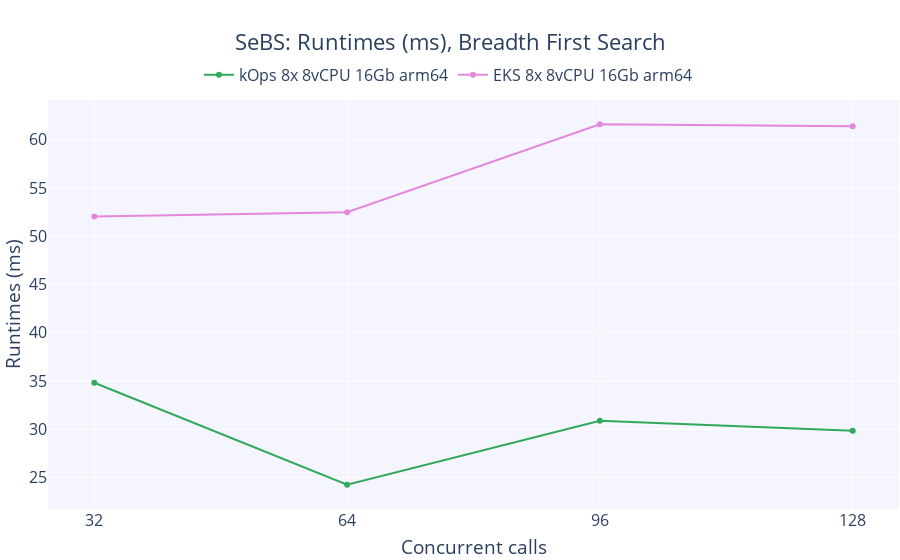

Notebook cell for this chart:
### Code cell
fig = go.Figure()

# Add figure title
fig.update_layout(
    legend=dict(
        orientation="h",
        yanchor="bottom",
        y=1.02,
        xanchor="center",
        x=0.47
    ),
    margin=dict(
        # t=1,
        b=1,
        l=1,
        r=1,
        autoexpand=True
    ),
    font=dict(
        size=16
    ),
    title = dict(
        text = "SeBS: Runtimes (ms), Breadth First Search",
        x = 0.5,
        xanchor = 'center'
    ),
    xaxis = dict(
        tickmode = 'array',
        tickvals = concurrent_calls
    ),
    xaxis_title_text='Concurrent calls',
    yaxis_title_text='Runtimes (ms)',
    plot_bgcolor=bgColor
)

for i, k in enumerate(clusters, 3):
    fig.add_trace(
        go.Scatter(
            x = concurrent_calls,
            y = [sebs_df[k]['bfs'][c]['runtime'].mean() for c in concurrent_calls], 
            name = k,
            marker_color=colorPallet[i]
        )
    )
    
fig.show()

### Figure 1 — Plotly figure (JSON) as saved in the notebook; plotly's stock layout.template omitted (floating-point values rounded to 4 significant figures)
{"data": [{"marker": {"color": "rgba(49, 169, 90, 255)"}, "name": "kOps 8x 8vCPU 16Gb arm64", "type": "scatter", "x": [32, 64, 96, 128], "y": [34.82, 24.23, 30.87, 29.84]}, {"marker": {"color": "rgba(227, 136, 220, 255)"}, "name": "EKS 8x 8vCPU 16Gb arm64", "type": "scatter", "x": [32, 64, 96, 128], "y": [52.04, 52.49, 61.62, 61.42]}], "layout": {"autosize": true, "font": {"size": 16}, "legend": {"orientation": "h", "x": 0.47, "xanchor": "center", "y": 1.02, "yanchor": "bottom"}, "margin": {"autoexpand": true, "b": 1, "l": 1, "r": 1}, "plot_bgcolor": "rgba(245,245,255,255)", "title": {"text": "SeBS: Runtimes (ms), Breadth First Search", "x": 0.5, "xanchor": "center"}, "xaxis": {"autorange": true, "range": [26.13, 133.9], "tickmode": "array", "tickvals": [32, 64, 96, 128], "title": {"text": "Concurrent calls"}, "type": "linear"}, "yaxis": {"autorange": true, "range": [21.29, 64.56], "title": {"text": "Runtimes (ms)"}, "type": "linear"}}}
